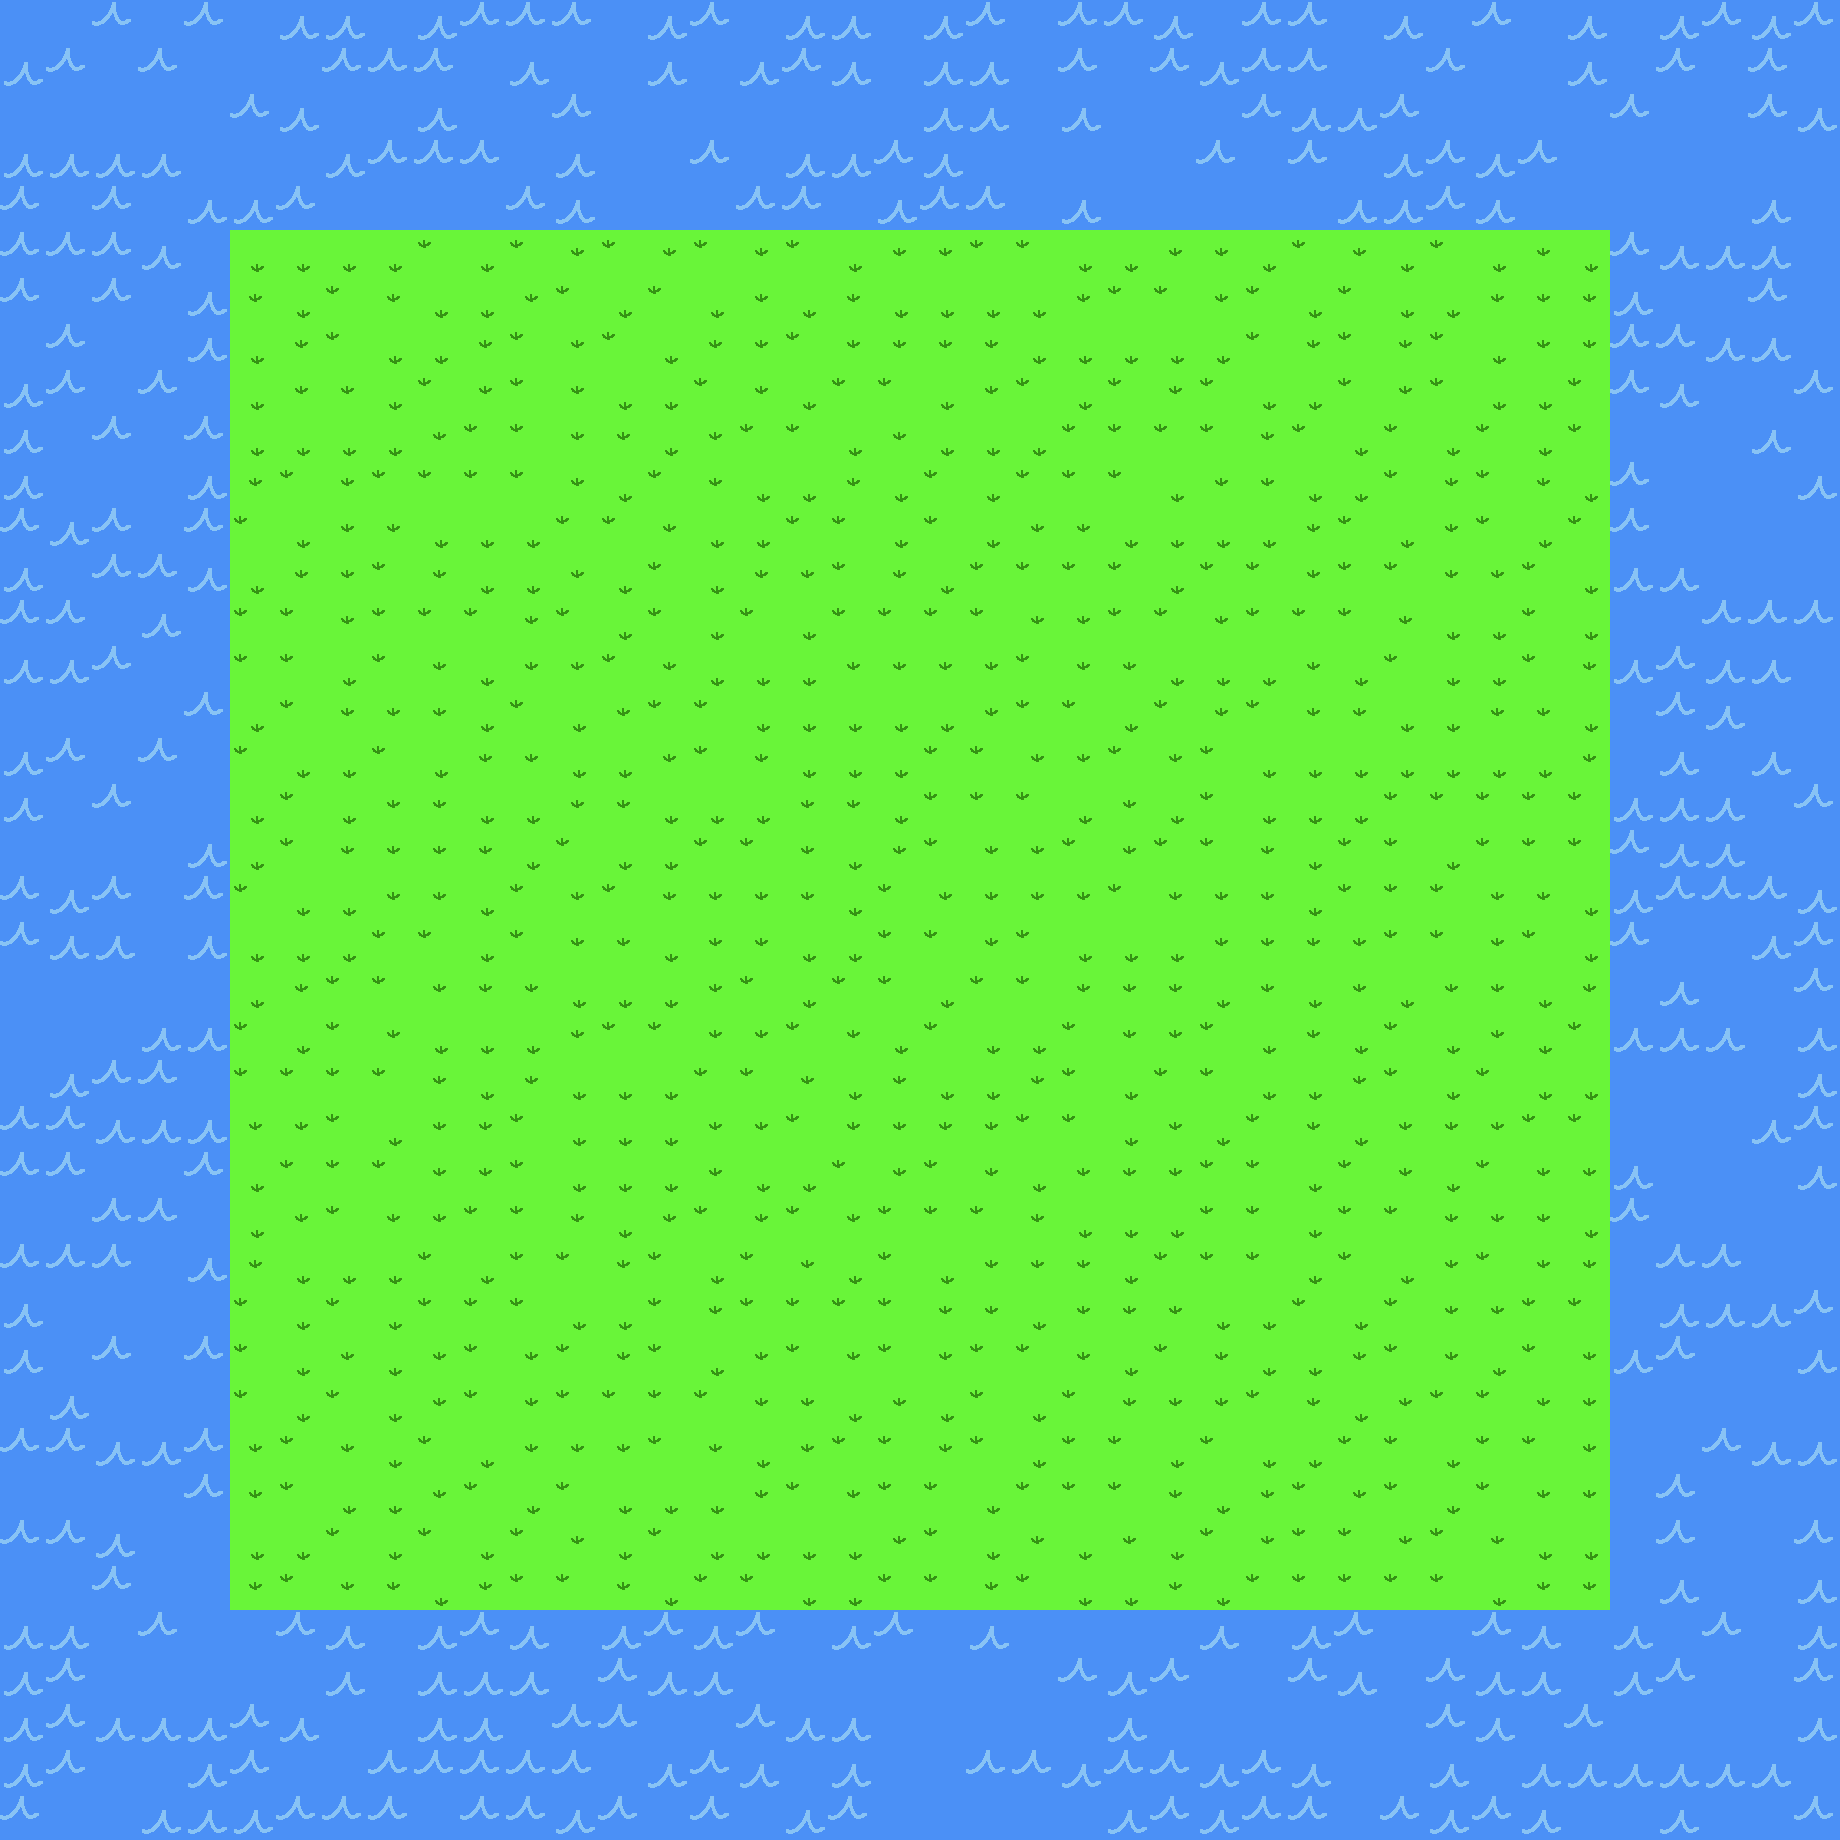

This game map was drawn from its Tiled (.tmx) file and the tilesets committed beside it. A one-line description and the trimmed map source follow:
An orthogonal 40x40 tile map with 46x46 px tiles, 1 tile layer (background).

<map version="1.0" orientation="orthogonal" renderorder="right-down" width="40" height="40" tilewidth="46" tileheight="46">
 <tileset firstgid="1" name="Tileset" tilewidth="46" tileheight="46">
  <image source="Tileset.png" width="800" height="600" />
 </tileset>
 <layer name="background" width="40" height="40">
  <data>[1600 cells, 1600 non-empty, 7 distinct tile ids]</data>
 </layer>
</map>